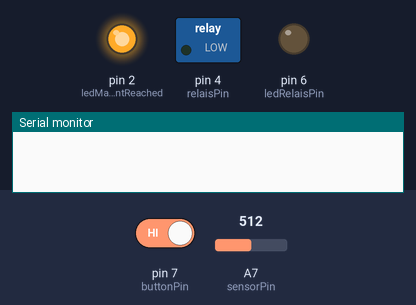
Recording of a sketch running on a simulated Arduino Nano, built with avr-gcc and run on an emulated ATmega328P. Parts: switched loads named in the sketch (green lamp = pin HIGH), output pins drawn as LEDs (lit = HIGH), the last lines printed to the serial monitor. Dashed ring = blinking. Inputs (shaded band) come from the test bench; at power-on: pin 7 (buttonPin) HIGH, A7 (sensorPin) = 512.

Above: at 6.2 s.
6.3 s: pin 7 (buttonPin) driven HIGH
8.9 s: pin 7 (buttonPin) driven LOW
At 9.5 s:
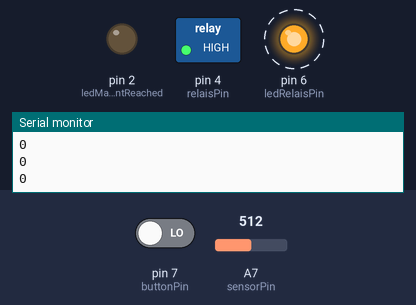
11.9 s: A7 (sensorPin) set to 531
At 14.6 s:
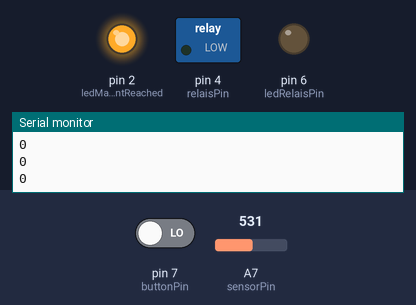
Timing chart, 0 to 15.9 s (numbered marks = the images above; inputs shaded):
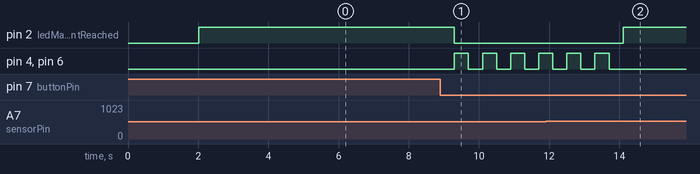

The sketch:

GodClassWaterfall.ino
```cpp
#include <TimerOne.h>


/*
  Cutterhead Protection
  for Caruso Prot14 hardware arduino  nanoboard
  ports:


  LED red D2         rote Led auf Board
  Relais Out digi4   schaltet Kopf an Verstärker
  Port1   D5
  Port2   D6
  Port3   D7  TASTER

  current measure in  A7    analoge Spannung
  AC712-05 chip
  typ 185mV/A
  zero ampere out=0.5*Vcc= 0.5* 5V=2.5V
  bei 5A=0.925V + 0ffset 2.5= 3.425V   (in realität 2.4765
  -5A=-0.925 +offset =1.575


  test: 0.5A= wert  530. 0wert= 512=18= 0.087976539589443mV
  1 digit= 5V/1023
524=304mA=524-512=12 digits * 5/1023=317mA berechnet.


 */
const int sensorPin = A7;
const int potentiometerPin = A1;        // currently not in use
const int buttonPin = 7;
const int relaisPin = 4;
const int ledRelaisPin = 6;
const int ledTwo = 5;                   // currently not in use  // could be used as PWM or LED
const int ncPin = 3;                    // currently not in use
const int ledMaxCurrentReached = 2;

bool relaisState = false;
const int debounce = 100;
const int sensorCurrentScaling = 185;   // datasheet says 185mV/A
const int sensorOffsetVal = 2500;    // datasheet says 0.5*Vcc=2.5V, Vcc=5V
volatile int buttonState = LOW;
volatile float potentiometerValue = 1.0;
int zeroAmpereSensorVal = 0;
float sensorValueToCurrentFactor;
volatile int sensorValues[500];
volatile int readIn;
volatile int sensorValues10min[300];
int sensorValuesSize;
int sensorValuesSize10min;
volatile int sensorValuesIndx;
volatile int sensorValuesIndx10min;
const int readInterval = 4000;  // read sensor value every 4000 micro seconds (250 reads/s)
const int readInterval10min = 2000000;  // read sensor array every 2 seconds
int nmbrOfReadsIn20ms = 5;
int nmbrOfReadsIn300ms = 75;
int nmbrOfReadsIn2000ms = 500;
int nmbrOfReadsIn10min = 300;
volatile long sumSensorValues20ms = 0;
volatile long sumSensorValues300ms = 0;
volatile long sumSensorValues2000ms = 0;
volatile long sumSensorValues10min = 0;
int currentCapacity = 400;      // 630mA
int currentThreshold4ms = 8;   // used to be 20
int currentThreshold20ms = 6;  // used to be 10
int currentThreshold300ms = 3; // 4
int currentThreshold2000ms = 2; // 2.75
int currentThreshold10min = 1.5; //2.1

void initializeSensor() {
  relaisOFF();
  initializeSensorValueToCurrentFactor();
  initializeSensorValuesToZero();
  initializeZeroAmpereSensorVal();
}

void initializeSensorValueToCurrentFactor() {
  sensorValueToCurrentFactor = 5000. / 1024. / sensorCurrentScaling;
}

void initializeZeroAmpereSensorVal() {
  interrupts();

  delay ( ( readInterval * nmbrOfReadsIn2000ms / 1000 ) + 10 );
  zeroAmpereSensorVal = sumSensorValues2000ms / nmbrOfReadsIn2000ms;

  noInterrupts();
}

void initializeSensorValuesToZero() {
  sensorValuesSize = ( sizeof ( sensorValues ) / sizeof ( int ) );
  for ( sensorValuesIndx = 0 ; sensorValuesSize > sensorValuesIndx ; sensorValuesIndx++ ) {
    sensorValues [ sensorValuesIndx ] = 0;
  }
  sensorValuesIndx = 0;

  sensorValuesSize10min = ( sizeof ( sensorValues10min ) / sizeof ( int ) );
  for ( sensorValuesIndx10min = 0 ; sensorValuesSize10min > sensorValuesIndx10min ; sensorValuesIndx10min++ ) {
    sensorValues10min [ sensorValuesIndx10min ] = 0;
  }
  sensorValuesIndx10min = 0;

  zeroAmpereSensorVal = 0;
  sumSensorValues20ms = 0;
  sumSensorValues300ms = 0;
  sumSensorValues2000ms = 0;
  sumSensorValues10min = 0;
}

void sensorRead() {
  noInterrupts();

  sumSensorValues2000ms -= sensorValues [ sensorValuesIndx ];
  readIn = analogRead ( sensorPin );
  readIn = abs ( readIn );
  readIn -= zeroAmpereSensorVal;
  readIn = abs ( readIn );
  //sensorValues [ sensorValuesIndx ] = abs ( analogRead ( sensorPin )  - zeroAmpereSensorVal );
  sensorValues [ sensorValuesIndx ] = readIn;
  if ( currentCapacity * currentThreshold4ms < sensorValueToCurrent ( sensorValues [ sensorValuesIndx ] ) ) relaisOFF();
  sumSensorValues2000ms += sensorValues [ sensorValuesIndx ];

  sumSensorValues20ms -= sensorValues [ ( sensorValuesSize + sensorValuesIndx - nmbrOfReadsIn20ms ) % sensorValuesSize ];
  sumSensorValues20ms += sensorValues [ sensorValuesIndx ];

  sumSensorValues300ms -= sensorValues [ ( sensorValuesSize + sensorValuesIndx - nmbrOfReadsIn300ms ) % sensorValuesSize ];
  sumSensorValues300ms += sensorValues [ sensorValuesIndx ];

  sensorValuesIndx = ( sensorValuesIndx + 1 ) % sensorValuesSize;

  if ( sensorValuesSize-1 == sensorValuesIndx ) copyCurrentValue2ms();

  interrupts();
}

void copyCurrentValue2ms () {
  sumSensorValues10min -= sensorValues10min [ ( sensorValuesSize10min + sensorValuesIndx10min - nmbrOfReadsIn10min ) % sensorValuesSize10min ];
  sensorValues10min [ sensorValuesIndx10min ] = sumSensorValues2000ms;
  sumSensorValues10min += sensorValues10min [ sensorValuesIndx10min ];

  sensorValuesIndx10min = ( sensorValuesIndx10min + 1 ) % sensorValuesSize10min;
}

void readPotentiometer() {
  potentiometerValue = analogRead ( potentiometerPin ) / 1023.;
}

void checkCurrent20ms() {
  if ( potentiometerValue * currentCapacity * currentThreshold20ms < sensorValueToCurrent ( sumSensorValues20ms / nmbrOfReadsIn20ms ) )
    tresholdReached();
}

void checkCurrent300ms() {
  if ( potentiometerValue * currentCapacity * currentThreshold300ms < sensorValueToCurrent ( sumSensorValues300ms / nmbrOfReadsIn300ms ) )
    tresholdReached();
}

void checkCurrent2000ms() {
  if ( potentiometerValue * currentCapacity * currentThreshold2000ms < sensorValueToCurrent ( sumSensorValues2000ms / nmbrOfReadsIn2000ms ) )
    tresholdReached();
}

void checkCurrent10min() {
  if ( potentiometerValue * currentCapacity * currentThreshold10min < sensorValueToCurrent ( sumSensorValues10min / nmbrOfReadsIn10min ) )
    tresholdReached();
}

void tresholdReached() {
  relaisOFF();
  digitalWrite ( ledMaxCurrentReached, HIGH );
  delay ( 5000 );
}

float sensorValueToCurrent ( int sensorVal ) {
  return sensorVal * sensorValueToCurrentFactor * 1000;
}

void relaisOFF() {
  digitalWrite ( relaisPin, LOW );
  digitalWrite ( ledRelaisPin, LOW );
  buttonState = LOW;
  relaisState = false;
}

void relaisON() {
  digitalWrite ( relaisPin, HIGH );
  digitalWrite ( ledRelaisPin, HIGH );
  digitalWrite ( ledMaxCurrentReached, LOW );
  buttonState = HIGH;
  relaisState = true;
}

// the setup function runs once when you press reset or power the board
void setup() {
  noInterrupts();

  Serial.begin(9600);

  pinMode ( sensorPin, INPUT );
  pinMode ( buttonPin, INPUT_PULLUP );
  pinMode ( relaisPin, OUTPUT );
  pinMode ( ledRelaisPin, OUTPUT );
  pinMode ( ledMaxCurrentReached, OUTPUT );
//  pinMode ( potentiometerPin, INPUT );        // currently not in use
//  pinMode ( ledTwo, OUTPUT );                 // currently not in use
//  pinMode ( ncPin, OUTPUT );                  // currently not in use

  Timer1.initialize ( readInterval );
  Timer1.attachInterrupt ( sensorRead );

  initializeSensor();

  interrupts();
}

// the loop function runs over and over again forever
void loop() {
  if ( LOW == digitalRead ( buttonPin ) /*&& LOW == buttonState*/ ) {
    delay ( debounce );
    if ( LOW == digitalRead ( buttonPin ) ) {
      relaisState = !relaisState;
      delay ( 300 );
    }
  }
  if ( relaisState == true ) relaisON();
  else relaisOFF();

//  readPotentiometer();                      // currently not in use
  checkCurrent20ms();
  checkCurrent300ms();
  checkCurrent2000ms();
  checkCurrent10min();
  Serial.println ( sensorValues [ sensorValuesIndx ], DEC );
}
```

Measured:
- the behaviour switches between 530 and 531 on A7 (sensorPin) (found by bisection; images 1 and 2)
- after the input at 8.9 s, pin 2 (ledMaxCurrentReached): HIGH → LOW after 0.40 s; pin 4 (relaisPin), pin 6 (ledRelaisPin): alternates HIGH for 0.40 s and LOW for 0.40 s, starting after 0.40 s
- after the input at 11.9 s, pin 2 (ledMaxCurrentReached): LOW → HIGH after 2.2 s; pin 4 (relaisPin), pin 6 (ledRelaisPin): goes on until 13.7 s, then stays LOW
